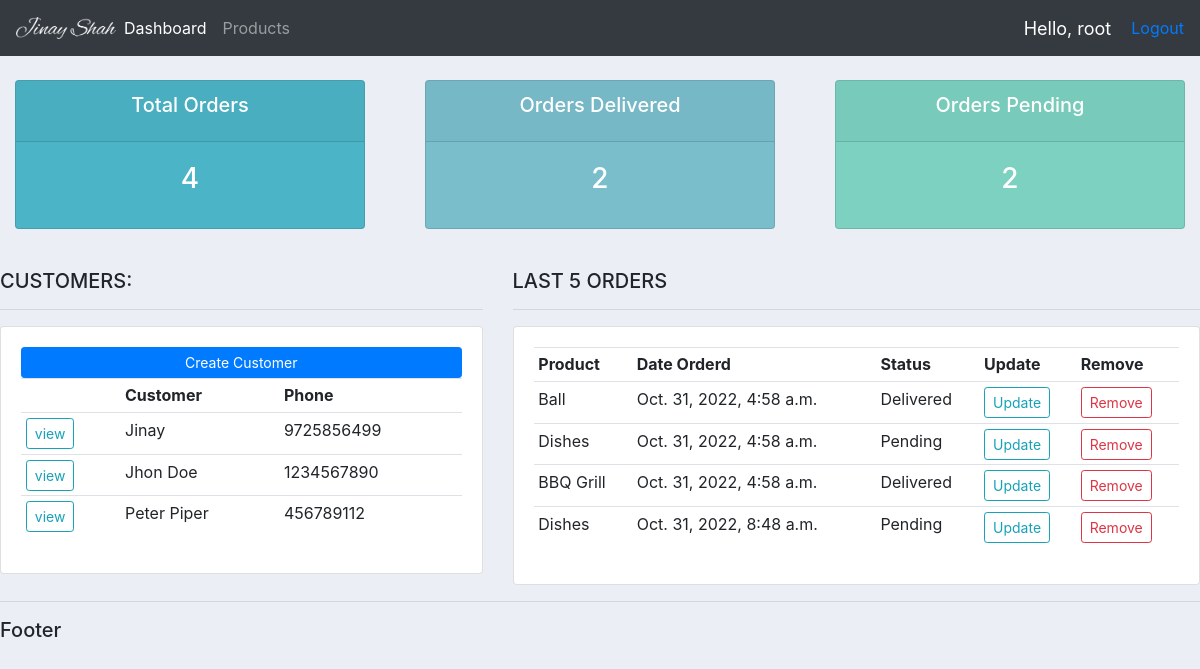
The app's page / (signed in) with its own data.
### accounts/models.py (models this page shows, shortened)
class Customer(models.Model):
    name = models.CharField(max_length=200,null=True)
    phone = models.CharField(max_length=200,null=True)
    email = models.EmailField(max_length=200,null=True)
    date_created = models.DateTimeField(auto_now_add=True,null=True)

class Order(models.Model):
    STATUS = (
        ('Pending','Pending'),
        ('Out for delivery','Out for delivery'),
        ('Delivered','Delivered'),
    )
    customer = models.ForeignKey(Customer,null=True,on_delete=models.SET_NULL)
    product = models.ForeignKey(Product,null=True,on_delete=models.SET_NULL)
    date_created = models.DateTimeField(auto_now_add=True,null=True)
    status = models.CharField(max_length=200,null=True,choices=STATUS)
    note = models.CharField(max_length=1000,null=True,blank=True)

class Product(models.Model):
    CATEGORY = (
        ('Indoor','Indoor'),
        ('Out Door','Out Door'),
    )
    name = models.CharField(max_length=200,null=True)
    price = models.IntegerField(null=True)
    category = models.CharField(max_length=200,null=True,choices=CATEGORY)
    description = models.CharField(max_length=200,null=True,blank=True)
    date_created = models.DateTimeField(auto_now_add=True,null=True)
    tag = models.ManyToManyField(Tag)
    def __str__(self):
        return self.name

### accounts/decorators.py (the view)
	def wrapper_function(request, *args, **kwargs):
		group = None
		if request.user.groups.exists():
			group = request.user.groups.all()[0].name
		if group == 'customer':
			return redirect('user-page')
		if group == 'admin':
			return view_func(request, *args, **kwargs)

### accounts/views.py (called while the page is built)
@login_required(login_url='login')
@admin_only
def home(request):
    customers = Customer.objects.all()
    orders = Order.objects.all()
    total_orders = orders.count()
    total_delivered = orders.filter(status='Delivered').count()
    total_pending = orders.filter(status="Pending").count()
    context = {'orders':orders,'customers':customers,'total_orders':total_orders,'total_delivered':total_delivered,'total_pending':total_pending}
    return render(request, 'accounts/dashboard.html',context)

### accounts/templates/accounts/dashboard.html
{% extends 'accounts/main.html' %}
{% block content %}
{% include 'accounts/status.html' %}
<br>
<div class="row">
	<div class="col-md-5">
		<h5>CUSTOMERS:</h5>
		<hr>
		<div class="card card-body">
			<a class="btn btn-primary  btn-sm btn-block" href="">Create Customer</a>
			<table class="table table-sm">
				<tr>
					<th></th>
					<th>Customer</th>
					<th>Phone</th>
				</tr>
				{% for i in customers %}
				<tr>
					<td><a class="btn btn-outline-info btn-sm" href="{% url 'customer' i.id %}">view</a></td>
					<td>{{i.name}}</td>
					<td>{{i.phone}}</td>
				{% endfor %}
			</table>
		</div>
	</div>
	<div class="col-md-7">
		<h5>LAST 5 ORDERS</h5>
		<hr>
		<div class="card card-body">
			<table class="table table-sm">
				<tr>
					<th>Product</th>
					<th>Date Orderd</th>
					<th>Status</th>
					<th>Update</th>
					<th>Remove</th>
				</tr>
				{% for i in orders %}
				<tr>
					<td>{{i.product}}</td>
					<td>{{i.date_created}}</td>
					<td>{{i.status}}</td>
					<td><a class="btn btn-outline-info btn-sm" href="{% url 'update_order' i.id%}">Update</a></td>
					<td><a class="btn btn-outline-danger btn-sm" href="{% url 'delete_order' i.id %}">Remove</a></td>
				</tr>
				{% endfor %}
			</table>
		</div>
	</div>
</div>
{% endblock %}

### accounts/templates/accounts/main.html (shortened to what this page needs)
{% load static %}
<!DOCTYPE html>
<html>
    <head>
        <link rel="stylesheet" href="https://cdn.jsdelivr.net/npm/bootstrap@4.3.1/dist/css/bootstrap.min.css">
        <link rel="stylesheet" type="text/css" href="{% static  '/css/main.css' %}">
    </head>
    <bod>
        {% include 'accounts/navbar.html' %}
            {% block content %}
            {% endblock %}
        {% include 'accounts/footer.html' %}
    </body>
</html>

### accounts/templates/accounts/navbar.html (shortened to what this page needs)
{% load static %}
<nav class="navbar navbar-expand-lg navbar-dark bg-dark">
 <img src="{% static 'images/logo.png' %}" width=100px>
  <div class="collapse navbar-collapse" id="navbarNav">
    <ul class="navbar-nav">
      <li class="nav-item active">
        <a class="nav-link" href="{% url 'home' %}">Dashboard</a>
      </li>
      <li class="nav-item">
        <a class="nav-link" href="{% url 'products' %}">Products</a>
      </li>
    </ul>
  </div>
  <span class="hello-msg">Hello, {{request.user}}</span>
  <span><a href="{% url 'logout' %}">Logout</a></span>
</nav>

### accounts/templates/accounts/status.html
<br>
<div class="row">
	<div class="col">
		<div class="col-md">
			<div class="card text-center text-white  mb-3" id="total-orders">
			  	<div class="card-header">
			  		<h5 class="card-title">Total Orders</h5>
			  	</div>
			  	<div class="card-body">
			    	<h3 class="card-title">{{total_orders}}</h3>
			  	</div>
			</div>
		</div>
	</div>
	<div class="col">
		<div class="col-md">
			<div class="card text-center text-white  mb-3" id="orders-delivered">
			  	<div class="card-header">
			  		<h5 class="card-title">Orders Delivered</h5>
			  	</div>
			  	<div class="card-body">
			    	<h3 class="card-title">{{total_delivered}}</h3>
			  	</div>
			</div>
		</div>
	</div>
	<div class="col">
		<div class="col-md">
			<div class="card text-center text-white  mb-3" id="orders-pending">
			  	<div class="card-header">
			  		<h5 class="card-title">Orders Pending</h5>
			  	</div>
			  	<div class="card-body">
			    	<h3 class="card-title">{{total_delivered}}</h3>
			  	</div>
			</div>
		</div>
	</div>
</div>

### accounts/templates/accounts/footer.html
<hr>
<h5>Footer</h5>

### static/css/main.css (style rules this page uses)
#total-orders { background-color: #4cb4c7; }
#orders-delivered { background-color: #7abecc; }
#orders-pending { background-color: #7CD1C0; }

### accounts/templates/accounts/navbar.html (style rules this page uses)
.hello-msg { font-size: 18px; color: #fff; margin-right: 20px; }

### records on screen
Customer: name "Jinay", phone "9725856499"
Customer: name "Jhon Doe", phone "1234567890"
Customer: name "Peter Piper", phone "456789112"
Order: product "Ball", date_created "Oct. 31, 2022, 4:58 a.m.", status "Delivered"
Order: product "Dishes", date_created "Oct. 31, 2022, 4:58 a.m.", status "Pending"
Order: product "BBQ Grill", date_created "Oct. 31, 2022, 4:58 a.m.", status "Delivered"
Order: product "Dishes", date_created "Oct. 31, 2022, 8:48 a.m.", status "Pending"

### other values on screen
{{ request.user }} "root"
{{ total_orders }} "4"
{{ total_delivered }} "2"
